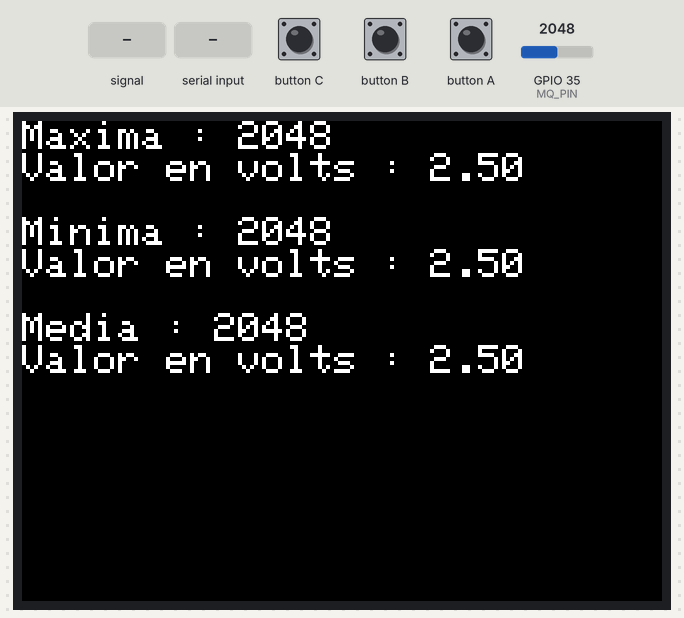
A sketch run on a simulated ESP32. Parts: 320×240 colour display. Inputs (shaded band) come from the test bench; at power-on: GPIO 35 (MQ_PIN) = 2048. What the sketch prints to the serial monitor is not drawn.

Above: at 4.0 s.
4.1 s: button A pressed for 0.15 s
4.8 s: GPIO 35 (MQ_PIN) fed a 200 Hz sine of ±327 counts around its level
6.3 s: "a" received over Serial
7.8 s: GPIO 35 (MQ_PIN) set to 2866
9.4 s: button A pressed for 1 s
At 10.0 s:
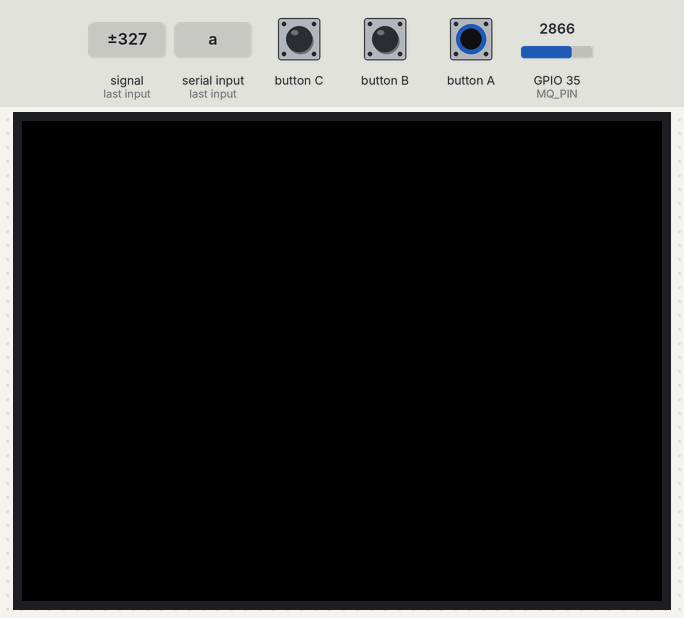
13.4 s: GPIO 35 (MQ_PIN) fed a 1000 Hz sine of ±1023 counts around its level
At 17.1 s:
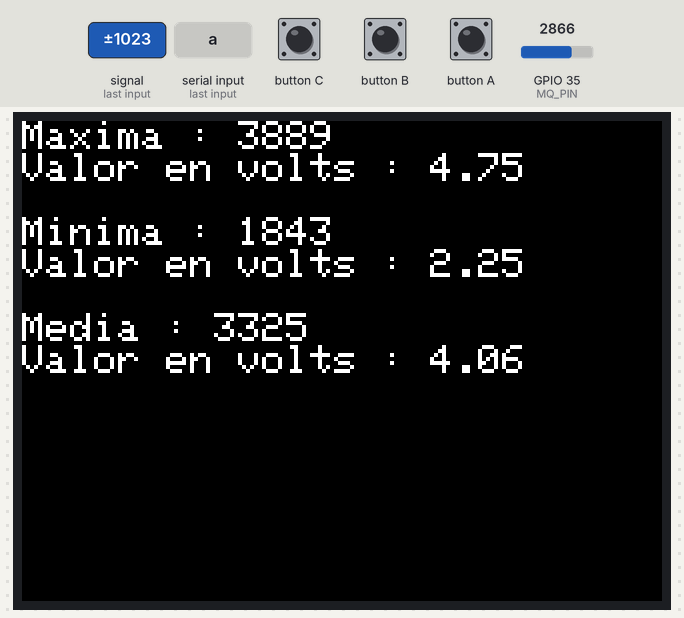
Timing chart, 0 to 17.4 s (numbered marks = the images above; inputs shaded):
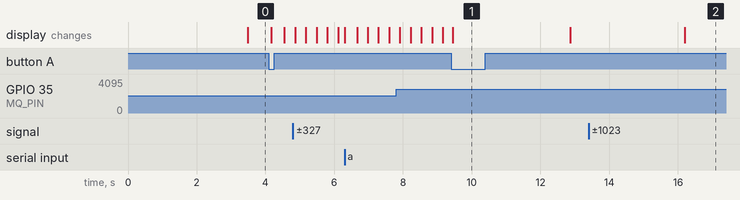

Measured:
- after the input at 9.4 s, the display: changes after 0.05 s (image 1)
- after the input at 13.4 s, the display: changes after 2.8 s (image 2)

The sketch:

sketch_dec14a.ino
```cpp
#include <M5Stack.h>

const int MQ_PIN = 35;  //pin analógico
const int MQ_DELAY = 100;
int valores [200];
int i = 0;
int contador = 0;
int contadorg = 0;
bool estadoGrafico = false;
float escalar = 200.0 / 4095.0;
char command;

void setup() {
  // put your setup code here, to run once:
  Serial.begin(115200);
  M5.begin();
  M5.Lcd.setTextColor(WHITE);
  M5.Lcd.setTextSize(2);
}

void loop() {

  contador++;
  command = (char) Serial.read();
  // put your main code here, to run repeatedly:
  if(i == 200) i = 0;

  //Se rellena el array con los valores obtenidos del pin
  for(int i = 0; i < 200; i++){
    valores[i] = analogRead(MQ_PIN);
    //Cuando llegue al final del array
    //vuelve a tomar otros 200 valores
  }

  //DATOS EN ORDENADOR

  if(command == 'a') presentarDatosSerial();

  //DATOS EN M5STACK

  presentarDatosM5();


    if(estadoGrafico == true){
      //M5.Lcd.drawLine(0,200,320,200,0xff80);//X
      //M5.Lcd.drawLine(20,215,20,0,0xff80);//Y
      M5.Lcd.drawLine(contadorg, 0, contadorg, 200, 0);
      M5.Lcd.drawPixel(contadorg, 200-(analogRead(35))*escalar, 0xff80);
      contadorg++;
      if (contadorg > 325) contadorg = 0;
    }

  if(M5.BtnA.wasPressed()){
      limpiarPantalla();

    if(estadoGrafico == false){
      estadoGrafico = true;
      Serial.println(estadoGrafico);
      contador = 0;
    } else {
    estadoGrafico = false;
    contador = 0;
      }
      M5.update();
    }

    M5.update();
    delay(10);
}

int maxima(int *p){
  int resultadoMax = 0;
  for(int j = 0; j < 200; j++){
    if(p[j] > resultadoMax) resultadoMax = p[j];
  }
  return resultadoMax;
}

int minima(int *p){
  int resultadoMin = 4095;
  for(int j = 0; j < 200; j++){
    if(p[j] < resultadoMin) resultadoMin = p[j];
  }
  return resultadoMin;
}

int media(int *p){
  int mediatotal = 0;
  for (int j = 0; j < 200; j++) {
    mediatotal = mediatotal + p[i];
  }
  int res;
  res = mediatotal / 200;
  return res;
}

double sacarVolts(unsigned int var){
    double volts = var * (5.0/4095.0);
    return volts;
}

void limpiarPantalla(){
  M5.Lcd.fillScreen(BLACK);
  M5.Lcd.setCursor(0,0);
}

void presentarDatosM5(){
  if(contador == 100){
    contador = 0;
    if(estadoGrafico == false){

    limpiarPantalla();

    M5.Lcd.print("Maxima : ");
    int resmax = (maxima(&valores[0]));
    M5.Lcd.println(resmax);
    M5.Lcd.print("Valor en volts : ");
    M5.Lcd.println(sacarVolts(resmax));

    M5.Lcd.println();

    M5.Lcd.print("Minima : ");
    int resmin = (minima(&valores[0]));
    M5.Lcd.println(resmin);
    M5.Lcd.print("Valor en volts : ");
    M5.Lcd.println(sacarVolts(resmin));

    M5.Lcd.println();

    M5.Lcd.print("Media : ");
    int resmed = (media(&valores[0]));
    M5.Lcd.println(resmed);
    M5.Lcd.print("Valor en volts : ");
  M5.Lcd.println(sacarVolts(resmed));
    }
  }
}

void presentarDatosSerial(){
    Serial.println();
    Serial.println("__________________________");
    Serial.print("Maxima : ");
    int resmax = (maxima(&valores[0]));
    Serial.println(resmax);
    Serial.print("Valor en volts : ");
    Serial.println(sacarVolts(resmax));

    Serial.println();
    Serial.println("- - - - - - - - - - - - - ");

    Serial.print("Minima : ");
    int resmin = (minima(&valores[0]));
    Serial.println(resmin);
    Serial.print("Valor en volts : ");
    Serial.println(sacarVolts(resmin));

    Serial.println("- - - - - - - - - - - - - ");
    Serial.println();

    Serial.print("Media : ");
    int resmed = (media(&valores[0]));
    Serial.println(resmed);
    Serial.print("Valor en volts : ");
    Serial.println(sacarVolts(resmed));
    Serial.println("__________________________");
    Serial.println();
}
```
